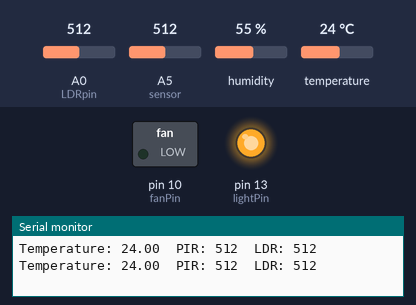
This sketch was run on a simulated Arduino Uno, built with avr-gcc and run on an emulated ATmega328P. Shown: switched loads named in the sketch (green lamp = pin HIGH), output pins drawn as LEDs (lit = HIGH), the last lines printed to the serial monitor. Inputs (shaded band) come from the test bench; at power-on: temperature 24 °C, A0 (LDRpin) = 512, A5 (sensor) = 512, humidity 55 %.

Above: at 4.8 s.
4.9 s: temperature set to 27 °C
At 7.4 s:
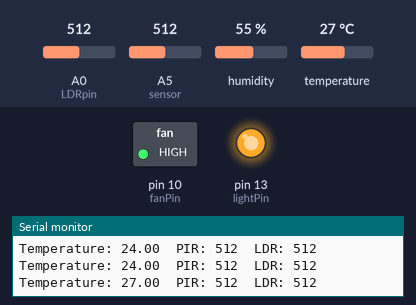
7.9 s: A0 (LDRpin) set to 883
10.9 s: A0 (LDRpin) set to 914
At 13.4 s:
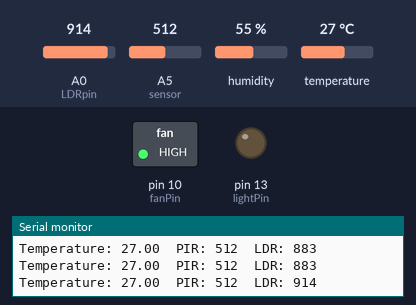
13.9 s: A0 (LDRpin) set to 890
At 14.7 s:
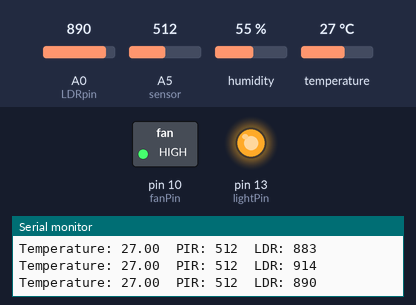
16.9 s: A0 (LDRpin) set to 910
At 19.5 s:
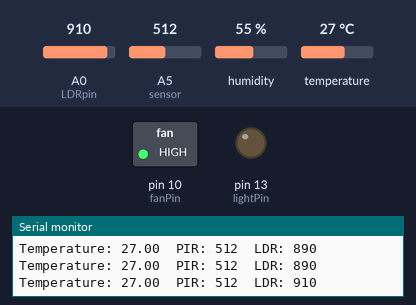
Timing chart, 0 to 20.9 s (numbered marks = the images above; inputs shaded):
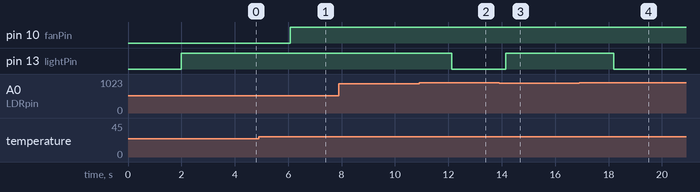

Measured:
- the behaviour switches between 25 and 26 °C on temperature (found by bisection; images 0 and 1)
- the behaviour switches between 899 and 900 on A0 (LDRpin) (found by bisection; images 1 and 2)
- after the input at 4.9 s, pin 10 (fanPin): LOW → HIGH after 1.2 s
- after the input at 10.9 s, pin 13 (lightPin): HIGH → LOW after 1.2 s
- after the input at 13.9 s, pin 13 (lightPin): LOW → HIGH after 0.25 s
- after the input at 16.9 s, pin 13 (lightPin): HIGH → LOW after 1.3 s

The sketch:

main.ino
```cpp
//motion initialization--------------------------------------------
int sensor = A5;              // the pin that the sensor is atteched to
int state = LOW;             // by default, no motion detected
int pirVal = 0;                 // variable to store the sensor status (value)
//motion initializatin--------------------------------------------

//ldr initialization--------------------------------------------
#define LDRpin A0 // pin where we connected the LDR and the resistor
int lrdValue = 0;     // result of reading the analog pin
int lightPin = 13;
//ldr initializatin--------------------------------------------

//dht11 initialization--------------------------------------------
#include <DHT.h>
#define DHTPIN 4
#define DHTTYPE DHT11
DHT dht(DHTPIN, DHTTYPE);
float t = 0;
//dht11 initializatin--------------------------------------------

//fan initialization--------------------------------------------
#define fanPin 10
//fan initializatin--------------------------------------------

void setup() {
//  motion setup--------------------------------------------------
  pinMode(sensor, INPUT);    // initialize sensor as an input
//  motion setup--------------------------------------------------

//  ldr setup--------------------------------------------------
  pinMode(lightPin, OUTPUT);      // initalize LED as an output
  pinMode(LDRpin, INPUT);    // initialize sensor as an input
//  ldr setup--------------------------------------------------

//  dht11 setup--------------------------------------------------
  dht.begin();
//  dht11 setup--------------------------------------------------

//  fan setup--------------------------------------------------
  pinMode(fanPin, OUTPUT);
//  fan setup--------------------------------------------------
  Serial.begin(115200);        // initialize serial
}

void loop(){
    delay(2000);                    // wait a little

//  motion--------------------------------------------------------
  pirVal = analogRead(sensor);   // read sensor value
//  motion--------------------------------------------------------

  if(1){

//  ldr--------------------------------------------------------
  lrdValue = analogRead(LDRpin); // read the value from the LDR
  if(lrdValue<900){
    digitalWrite(lightPin, HIGH);
  } else{
    digitalWrite(lightPin, LOW);
  }
//  ldr--------------------------------------------------------

//  dht11--------------------------------------------------------
  float t = dht.readTemperature();
  Serial.print(F("Temperature: "));
  Serial.print(t);
  if(t>25){
    digitalWrite(fanPin, HIGH);
  } else {
    digitalWrite(fanPin, LOW);
  }
//  dht11--------------------------------------------------------

  }

  Serial.print("  PIR: ");
  Serial.print(pirVal);
  Serial.print("  LDR: ");
  Serial.println(lrdValue);      // print the value to the serial port

//  lrdValue = 0;
//  digitalWrite(lightPin, LOW);

}
```
